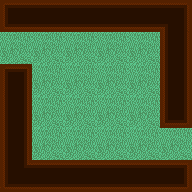

Tiled map render using the project's own tile images. Description and the map definition, with tile-layer contents summarised, below:
An orthogonal 6x6 tile map with 32x32 px tiles, 2 tile layers (moquette, Calque de Tile 1), 1 hidden layer not drawn, 3 tilesets, 1 image layer and 1 object (PlayerEntity).

<map version="1.0" orientation="orthogonal" width="6" height="6" tilewidth="32" tileheight="32">
 <tileset firstgid="1" name="min" tilewidth="32" tileheight="32">
  <image source="../tilesets/walls.png" width="256" height="192" />
 </tileset>
 <tileset firstgid="49" name="meta" tilewidth="32" tileheight="32">
  <image source="../tilesets/metaset2.png" width="128" height="96" />
  <tile id="0">
   <properties>
    <property name="type" value="wall" />
   </properties>
  </tile>
  <tile id="1">
   <properties>
    <property name="type" value="box" />
   </properties>
  </tile>
  <tile id="3">
   <properties>
    <property name="type" value="trap" />
   </properties>
  </tile>
  <tile id="4">
   <properties>
    <property name="type" value="pp1" />
   </properties>
  </tile>
  <tile id="5">
   <properties>
    <property name="type" value="pp2" />
   </properties>
  </tile>
  <tile id="6">
   <properties>
    <property name="type" value="pp3" />
   </properties>
  </tile>
  <tile id="8">
   <properties>
    <property name="type" value="ppp1" />
   </properties>
  </tile>
  <tile id="9">
   <properties>
    <property name="type" value="ppp2" />
   </properties>
  </tile>
  <tile id="10">
   <properties>
    <property name="type" value="ppp3" />
   </properties>
  </tile>
 </tileset>
 <tileset firstgid="61" name="moquette" tilewidth="32" tileheight="32">
  <image source="../tilesets/moquette.png" width="96" height="192" />
 </tileset>
 <imagelayer name="Background" width="16" height="16">
  <image source="../images/background.png" />
 </imagelayer>
 <layer name="moquette" width="6" height="6">
  <data>[36 cells, 36 non-empty, 1 distinct tile ids]</data>
 </layer>
 <layer name="Calque de Tile 1" width="6" height="6">
  <data>[36 cells, 36 non-empty, 9 distinct tile ids]</data>
 </layer>
 <layer name="meta" width="6" height="6" visible="0">
  <data>[36 cells, 31 non-empty, 7 distinct tile ids]</data>
 </layer>
 <objectgroup color="#68bd17" name="Player" width="12" height="12">
  <object name="PlayerEntity" x="0" y="32" width="32" height="32">
   <properties>
    <property name="image" value="character" />
    <property name="spriteheight" value="32" />
    <property name="spritewidth" value="32" />
   </properties>
  </object>
 </objectgroup>
</map>
